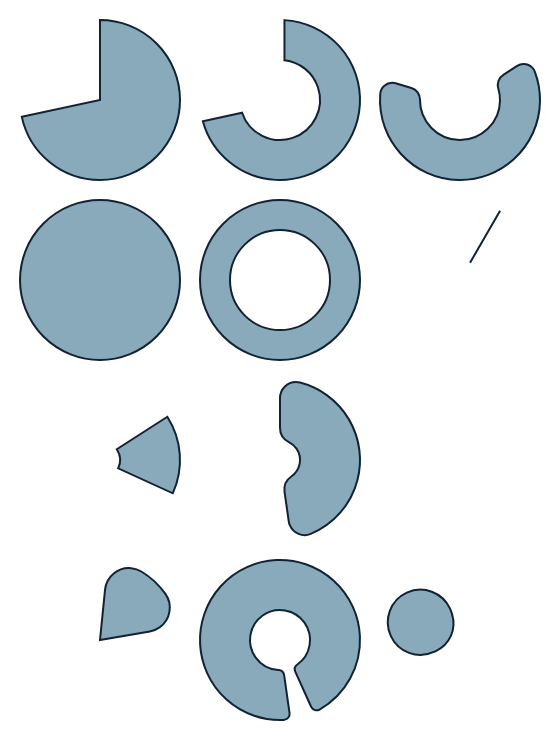

Express this chart as Vega-Lite.
### Vega specification from a JSON file in a GitHub repository (floating-point values rounded to 4 significant figures)
{"$schema": "https://vega.github.io/schema/vega/v6.json", "width": 270, "height": 360, "padding": 5, "marks": [{"type": "arc", "from": {"data": "t"}, "encode": {"update": {"x": {"field": "x"}, "y": {"field": "y"}, "startAngle": {"field": "a0"}, "endAngle": {"field": "a1"}, "innerRadius": {"field": "ir"}, "outerRadius": {"field": "or"}, "padAngle": {"field": "pad"}, "cornerRadius": {"field": "cr"}, "fill": {"value": "#8ab"}, "stroke": {"value": "#123"}, "strokeWidth": {"value": 1}}}}], "data": [{"name": "t", "values": [{"x": 45, "y": 45, "a0": 0, "a1": 4.5, "ir": 0, "or": 40, "pad": 0, "cr": 0}, {"x": 135, "y": 45, "a0": 0, "a1": 4.5, "ir": 20, "or": 40, "pad": 0.1, "cr": 0}, {"x": 225, "y": 45, "a0": 1, "a1": 5, "ir": 20, "or": 40, "pad": 0.05, "cr": 6}, {"x": 45, "y": 135, "a0": 0, "a1": 6.283, "ir": 0, "or": 40, "pad": 0, "cr": 0}, {"x": 135, "y": 135, "a0": 0, "a1": 6.283, "ir": 25, "or": 40, "pad": 0, "cr": 0}, {"x": 225, "y": 135, "a0": 0.5, "a1": 0.55, "ir": 10, "or": 40, "pad": 0.3, "cr": 5}, {"x": 45, "y": 225, "a0": 2, "a1": 1, "ir": 10, "or": 40, "pad": 0, "cr": 0}, {"x": 135, "y": 225, "a0": 0, "a1": 3, "ir": 40, "or": 10, "pad": 0, "cr": 8}, {"x": 225, "y": 225, "a0": 0, "a1": 0, "ir": 0, "or": 0, "pad": 0, "cr": 0}, {"x": 45, "y": 315, "a0": 0, "a1": 1.5, "ir": 0, "or": 40, "pad": 0.2, "cr": 12}, {"x": 135, "y": 315, "a0": 3, "a1": 9, "ir": 15, "or": 40, "pad": 0.02, "cr": 3}, {"x": 225, "y": 315, "a0": -2, "a1": -0.3, "ir": 5, "or": 38, "pad": 0, "cr": 20}]}]}
